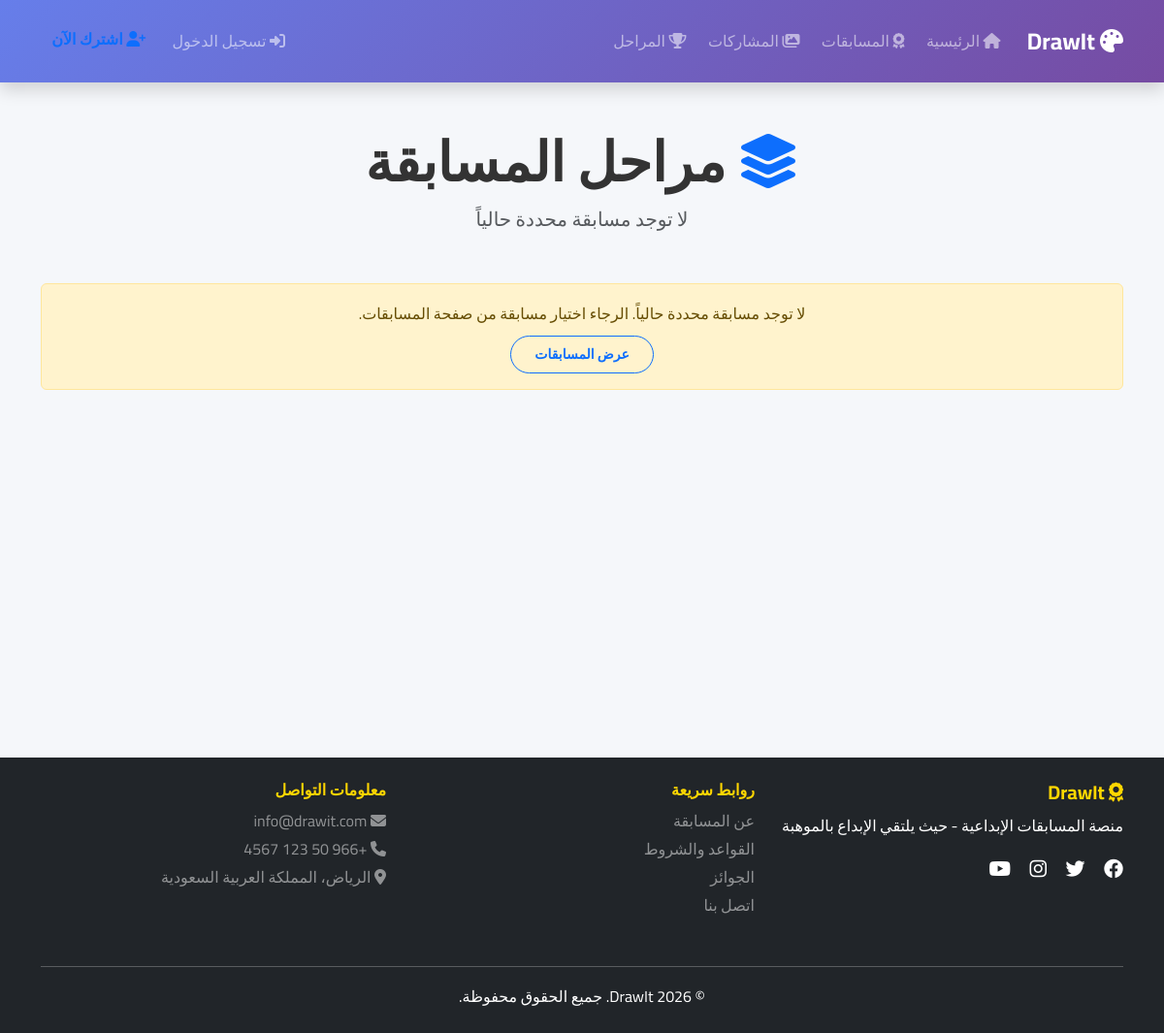
Page /pages/stages.php on the earlier database version.
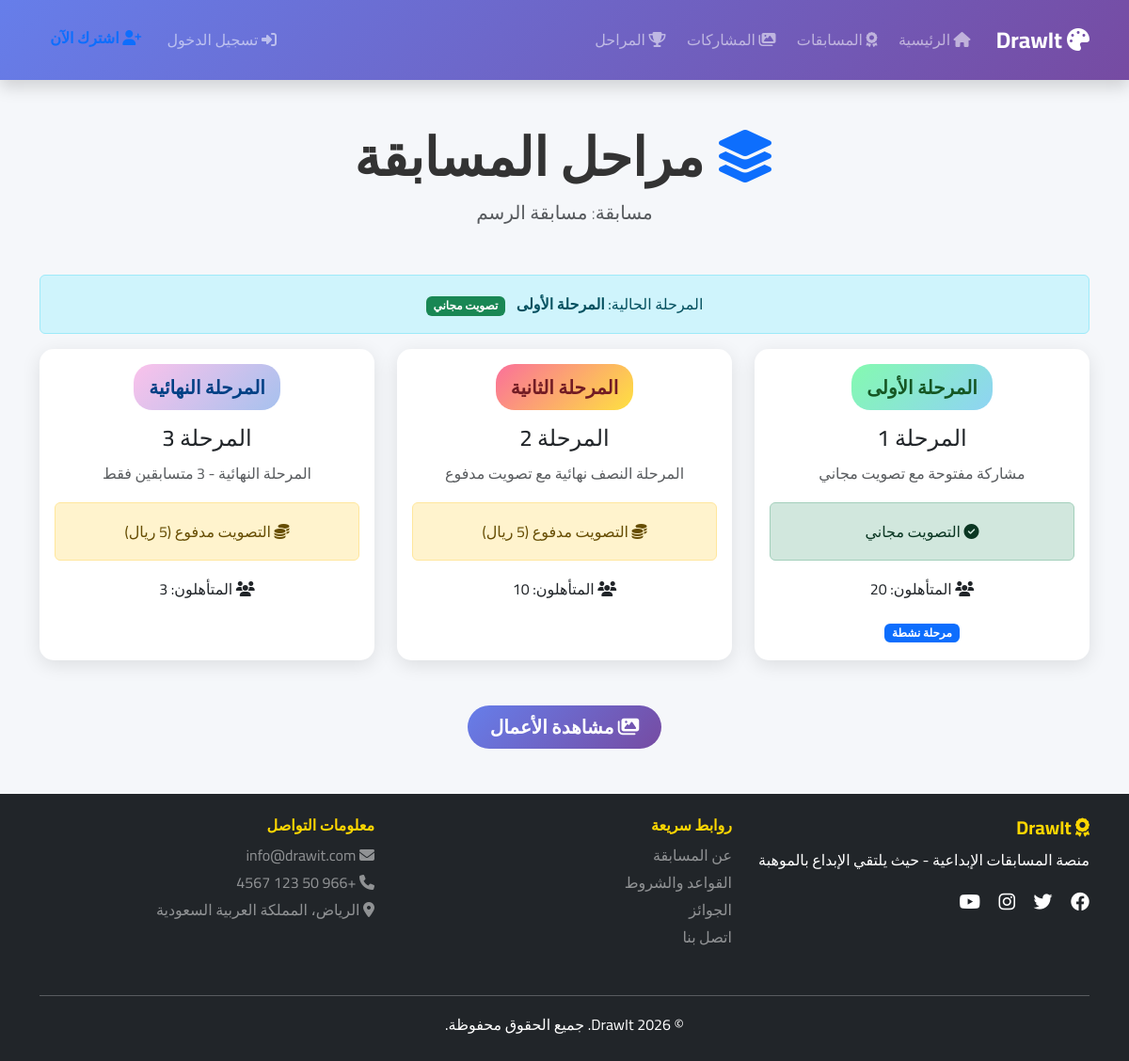
Same page on the later database version.
### tables this page shows
CREATE TABLE competitions (
    id INT PRIMARY KEY AUTO_INCREMENT,
    name VARCHAR(150) NOT NULL,
    slug VARCHAR(150) UNIQUE,
    description TEXT,
    rules TEXT,
    category VARCHAR(100),
    is_active BOOLEAN DEFAULT TRUE,
    created_by INT NULL,
    created_at TIMESTAMP DEFAULT CURRENT_TIMESTAMP,
    updated_at TIMESTAMP DEFAULT CURRENT_TIMESTAMP ON UPDATE CURRENT_TIMESTAMP,
    FOREIGN KEY (created_by) REFERENCES users(id) ON DELETE SET NULL
);

CREATE TABLE stages (
    id INT PRIMARY KEY AUTO_INCREMENT,
    competition_id INT NOT NULL,
    name VARCHAR(100) NOT NULL,
    stage_number INT NOT NULL,
    description TEXT,
    is_free_voting BOOLEAN DEFAULT TRUE,
    is_active BOOLEAN DEFAULT FALSE,
    start_date DATE,
    end_date DATE,
    max_qualifiers INT,
    created_at TIMESTAMP DEFAULT CURRENT_TIMESTAMP,
    FOREIGN KEY (competition_id) REFERENCES competitions(id) ON DELETE CASCADE,
    UNIQUE KEY unique_comp_stage (competition_id, stage_number)
);

### includes/functions.php (called while the page is built, shortened)
<?php
function get_active_stage($competition_id = null) {
    $db = getDB();
    $stmt = $db->prepare("SELECT * FROM stages WHERE competition_id = ? AND is_active = 1 ORDER BY stage_number ASC LIMIT 1");
    $stmt->execute([$competition_id]);
    return $stmt->fetch();
}
function get_current_competition_id($fallback_to_active = true) {
    $db = getDB();
    $competition_id = null;
    if (!$competition_id && isset($_SESSION['competition_id'])) {
        $candidate = (int)$_SESSION['competition_id'];
        $stmt = $db->prepare("SELECT id FROM competitions WHERE id = ? LIMIT 1");
        $stmt->execute([$candidate]);
        if ($stmt->fetchColumn()) {
            $competition_id = $candidate;
        } else {
            unset($_SESSION['competition_id']);
        }
    }
    if (!$competition_id && $fallback_to_active) {
        $stmt = $db->query("SELECT id FROM competitions WHERE is_active = 1 ORDER BY created_at DESC LIMIT 1");
        $competition_id = $stmt->fetchColumn() ?: null;
    }
    return $competition_id;
}
function get_current_competition() {
    $db = getDB();
    $competition_id = get_current_competition_id();
    if (!$competition_id) {
        return null;
    }
    $stmt = $db->prepare("SELECT * FROM competitions WHERE id = ? LIMIT 1");
    $stmt->execute([$competition_id]);
    return $stmt->fetch();
}

### pages/stages.php (the view, shortened to what the changed rows need)
<?php
require_once '../includes/functions.php';
$db = getDB();
$competition = get_current_competition();
$stages = [];
$active_stage = null;
if ($competition) {
    $stmt = $db->prepare("SELECT * FROM stages WHERE competition_id = ? ORDER BY stage_number ASC");
    $stmt->execute([$competition['id']]);
    $stages = $stmt->fetchAll();
    $active_stage = get_active_stage($competition['id']);
}
require_once '../includes/header.php';
?>
<div class="container my-5">
    <div class="text-center mb-5">
        <h1 class="display-4 fw-bold"><i class="fas fa-layer-group text-primary"></i> مراحل المسابقة</h1>
        <?php if ($competition): ?>
            <p class="lead text-muted">مسابقة: <?php echo htmlspecialchars($competition['name']); ?></p>
        <?php else: ?>
            <p class="lead text-muted">لا توجد مسابقة محددة حالياً</p>
        <?php endif; ?>
    </div>
    <?php if ($competition && $active_stage): ?>
        <div class="alert alert-info text-center">
            المرحلة الحالية: <strong><?php echo htmlspecialchars($active_stage['name']); ?></strong>
            <?php if ($active_stage['is_free_voting']): ?>
                <span class="badge bg-success ms-2">تصويت مجاني</span>
            <?php else: ?>
                <span class="badge bg-warning text-dark ms-2">تصويت مدفوع</span>
            <?php endif; ?>
        </div>
    <?php elseif (!$competition): ?>
        <div class="alert alert-warning text-center">
            لا توجد مسابقة محددة حالياً. الرجاء اختيار مسابقة من صفحة المسابقات.
            <div class="mt-2">
                <a href="competitions.php" class="btn btn-outline-primary btn-sm">عرض المسابقات</a>
            </div>
        </div>
    <?php endif; ?>
    <div class="row g-4">
        <?php foreach ($stages as $stage): ?>
            <div class="col-md-4">
                <div class="card h-100">
                    <div class="card-body text-center">
                        <span class="stage-badge stage-<?php echo $stage['stage_number']; ?> fs-5">
                            <?php echo htmlspecialchars($stage['name']); ?>
                        </span>
                        <h4 class="mt-3">المرحلة <?php echo $stage['stage_number']; ?></h4>
                        <p class="text-muted">
                            <?php echo htmlspecialchars($stage['description']); ?>
                        </p>
                        <?php if ($stage['is_free_voting']): ?>
                            <div class="alert alert-success">
                                <i class="fas fa-check-circle"></i> التصويت مجاني
                            </div>
                        <?php else: ?>
                            <div class="alert alert-warning">
                                <i class="fas fa-coins"></i> التصويت مدفوع (<?php echo VOTE_PRICE; ?> ريال)
                            </div>
                        <?php endif; ?>
                        <?php if ($stage['max_qualifiers']): ?>
                            <p class="mb-0"><i class="fas fa-users"></i> المتأهلون: <?php echo (int)$stage['max_qualifiers']; ?></p>
                        <?php endif; ?>
                        <?php if ($stage['is_active']): ?>
                            <div class="mt-3">
                                <span class="badge bg-primary">مرحلة نشطة</span>
                            </div>
                        <?php endif; ?>
                    </div>
                </div>
            </div>
        <?php endforeach; ?>
    </div>
    <div class="text-center mt-5">
        <?php if ($competition): ?>
            <a href="drawings.php?competition_id=<?php echo $competition['id']; ?>" class="btn btn-primary btn-lg">
                <i class="fas fa-images"></i> مشاهدة الأعمال
            </a>
        <?php endif; ?>
    </div>
</div>
<?php require_once '../includes/footer.php'; ?>

Differences in the rows shown:
added competitions: id+name "مسابقة الرسم"
now on this page (row edited): stages: name "المرحلة الأولى", stage_number "1", description "مشاركة مفتوحة مع تصويت مجاني", is_free_voting 1 (drawn), max_qualifiers "20", is_active "مرحلة نشطة"
now on this page (row edited): stages: name "المرحلة الثانية", stage_number "2", description "المرحلة النصف نهائية مع تصويت مدفوع", max_qualifiers "10"
now on this page (row edited): stages: name "المرحلة النهائية", stage_number "3", description "المرحلة النهائية - 3 متسابقين فقط", max_qualifiers "3"
Other differences:
text no longer shown: "لا توجد مسابقة محددة حالياً لا توجد مسابقة محددة حالياً. الرجاء اختيار مسابقة من صفحة المسابقات. عرض المسابقات"
text now shown: "مسابقة: المرحلة الحالية: تصويت مجاني مشاهدة الأعمال"
